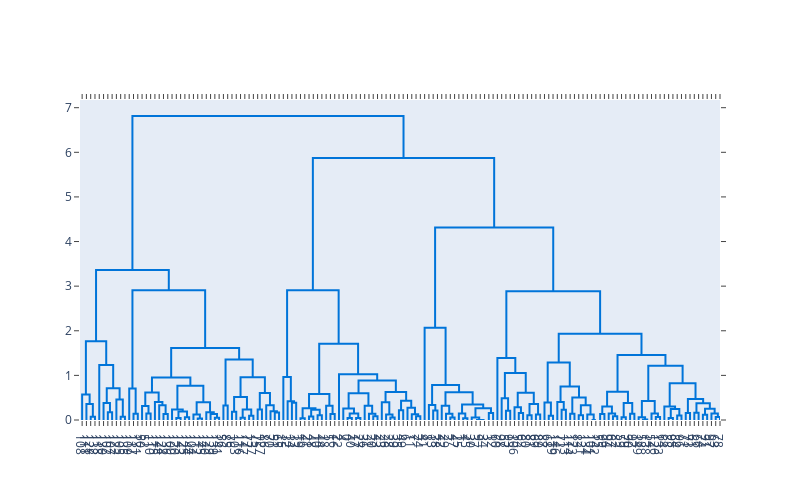

The notebook cell saved with this chart:
### Code cell
# Create the dendrogram
fig = ff.create_dendrogram(df_iris_pca, color_threshold=0)
fig.update_layout(width=800, height=500)
fig.show()

### Figure 1 — Plotly figure (JSON) as saved in the notebook; plotly's stock layout.template omitted (floating-point values rounded to 4 significant figures; data arrays with more than 128 entries replaced by an {"elided": "..."} marker saying what was removed)
{"data": [{"hoverinfo": "text", "marker": {"color": "rgb(0,116,217)"}, "mode": "lines", "type": "scatter", "x": [25, 25, 35, 35], "xaxis": "x", "y": [0, 0.07486, 0.07486, 0], "yaxis": "y"}, {"hoverinfo": "text", "marker": {"color": "rgb(0,116,217)"}, "mode": "lines", "type": "scatter", "x": [15, 15, 30, 30], "xaxis": "x", "y": [0, 0.3572, 0.3572, 0.07486], "yaxis": "y"}, {"hoverinfo": "text", "marker": {"color": "rgb(0,116,217)"}, "mode": "lines", "type": "scatter", "x": [5, 5, 22.5, 22.5], "xaxis": "x", "y": [0, 0.5728, 0.5728, 0.3572], "yaxis": "y"}, {"hoverinfo": "text", "marker": {"color": "rgb(0,116,217)"}, "mode": "lines", "type": "scatter", "x": [65, 65, 75, 75], "xaxis": "x", "y": [0, 0.1742, 0.1742, 0], "yaxis": "y"}, {"hoverinfo": "text", "marker": {"color": "rgb(0,116,217)"}, "mode": "lines", "type": "scatter", "x": [55, 55, 70, 70], "xaxis": "x", "y": [0, 0.3837, 0.3837, 0.1742], "yaxis": "y"}, {"hoverinfo": "text", "marker": {"color": "rgb(0,116,217)"}, "mode": "lines", "type": "scatter", "x": [95, 95, 105, 105], "xaxis": "x", "y": [0, 0.07319, 0.07319, 0], "yaxis": "y"}, {"hoverinfo": "text", "marker": {"color": "rgb(0,116,217)"}, "mode": "lines", "type": "scatter", "x": [85, 85, 100, 100], "xaxis": "x", "y": [0, 0.4574, 0.4574, 0.07319], "yaxis": "y"}, {"hoverinfo": "text", "marker": {"color": "rgb(0,116,217)"}, "mode": "lines", "type": "scatter", "x": [62.5, 62.5, 92.5, 92.5], "xaxis": "x", "y": [0.3837, 0.7092, 0.7092, 0.4574], "yaxis": "y"}, {"hoverinfo": "text", "marker": {"color": "rgb(0,116,217)"}, "mode": "lines", "type": "scatter", "x": [45, 45, 77.5, 77.5], "xaxis": "x", "y": [0, 1.235, 1.235, 0.7092], "yaxis": "y"}, {"hoverinfo": "text", "marker": {"color": "rgb(0,116,217)"}, "mode": "lines", "type": "scatter", "x": [13.75, 13.75, 61.25, 61.25], "xaxis": "x", "y": [0.5728, 1.762, 1.762, 1.235], "yaxis": "y"}, {"hoverinfo": "text", "marker": {"color": "rgb(0,116,217)"}, "mode": "lines", "type": "scatter", "x": [125, 125, 135, 135], "xaxis": "x", "y": [0, 0.1398, 0.1398, 0], "yaxis": "y"}, {"hoverinfo": "text", "marker": {"color": "rgb(0,116,217)"}, "mode": "lines", "type": "scatter", "x": [115, 115, 130, 130], "xaxis": "x", "y": [0, 0.7064, 0.7064, 0.1398], "yaxis": "y"}, {"hoverinfo": "text", "marker": {"color": "rgb(0,116,217)"}, "mode": "lines", "type": "scatter", "x": [155, 155, 165, 165], "xaxis": "x", "y": [0, 0.1469, 0.1469, 0], "yaxis": "y"}, {"hoverinfo": "text", "marker": {"color": "rgb(0,116,217)"}, "mode": "lines", "type": "scatter", "x": [145, 145, 160, 160], "xaxis": "x", "y": [0, 0.3118, 0.3118, 0.1469], "yaxis": "y"}, {"hoverinfo": "text", "marker": {"color": "rgb(0,116,217)"}, "mode": "lines", "type": "scatter", "x": [195, 195, 205, 205], "xaxis": "x", "y": [0, 0.1371, 0.1371, 0], "yaxis": "y"}, {"hoverinfo": "text", "marker": {"color": "rgb(0,116,217)"}, "mode": "lines", "type": "scatter", "x": [185, 185, 200, 200], "xaxis": "x", "y": [0, 0.3279, 0.3279, 0.1371], "yaxis": "y"}, {"hoverinfo": "text", "marker": {"color": "rgb(0,116,217)"}, "mode": "lines", "type": "scatter", "x": [175, 175, 192.5, 192.5], "xaxis": "x", "y": [0, 0.4019, 0.4019, 0.3279], "yaxis": "y"}, {"hoverinfo": "text", "marker": {"color": "rgb(0,116,217)"}, "mode": "lines", "type": "scatter", "x": [152.5, 152.5, 183.8, 183.8], "xaxis": "x", "y": [0.3118, 0.619, 0.619, 0.4019], "yaxis": "y"}, {"hoverinfo": "text", "marker": {"color": "rgb(0,116,217)"}, "mode": "lines", "type": "scatter", "x": [225, 225, 235, 235], "xaxis": "x", "y": [0, 0.04281, 0.04281, 0], "yaxis": "y"}, {"hoverinfo": "text", "marker": {"color": "rgb(0,116,217)"}, "mode": "lines", "type": "scatter", "x": [245, 245, 255, 255], "xaxis": "x", "y": [0, 0.06307, 0.06307, 0], "yaxis": "y"}, {"hoverinfo": "text", "marker": {"color": "rgb(0,116,217)"}, "mode": "lines", "type": "scatter", "x": [230, 230, 250, 250], "xaxis": "x", "y": [0.04281, 0.1885, 0.1885, 0.06307], "yaxis": "y"}, {"hoverinfo": "text", "marker": {"color": "rgb(0,116,217)"}, "mode": "lines", "type": "scatter", "x": [215, 215, 240, 240], "xaxis": "x", "y": [0, 0.2345, 0.2345, 0.1885], "yaxis": "y"}, {"hoverinfo": "text", "marker": {"color": "rgb(0,116,217)"}, "mode": "lines", "type": "scatter", "x": [275, 275, 285, 285], "xaxis": "x", "y": [0, 0.03437, 0.03437, 0], "yaxis": "y"}, {"hoverinfo": "text", "marker": {"color": "rgb(0,116,217)"}, "mode": "lines", "type": "scatter", "x": [265, 265, 280, 280], "xaxis": "x", "y": [0, 0.1242, 0.1242, 0.03437], "yaxis": "y"}, {"hoverinfo": "text", "marker": {"color": "rgb(0,116,217)"}, "mode": "lines", "type": "scatter", "x": [315, 315, 325, 325], "xaxis": "x", "y": [0, 0.0514, 0.0514, 0], "yaxis": "y"}, {"hoverinfo": "text", "marker": {"color": "rgb(0,116,217)"}, "mode": "lines", "type": "scatter", "x": [305, 305, 320, 320], "xaxis": "x", "y": [0, 0.1362, 0.1362, 0.0514], "yaxis": "y"}, {"hoverinfo": "text", "marker": {"color": "rgb(0,116,217)"}, "mode": "lines", "type": "scatter", "x": [295, 295, 312.5, 312.5], "xaxis": "x", "y": [0, 0.174, 0.174, 0.1362], "yaxis": "y"}, {"hoverinfo": "text", "marker": {"color": "rgb(0,116,217)"}, "mode": "lines", "type": "scatter", "x": [272.5, 272.5, 303.8, 303.8], "xaxis": "x", "y": [0.1242, 0.3964, 0.3964, 0.174], "yaxis": "y"}, {"hoverinfo": "text", "marker": {"color": "rgb(0,116,217)"}, "mode": "lines", "type": "scatter", "x": [227.5, 227.5, 288.1, 288.1], "xaxis": "x", "y": [0.2345, 0.7691, 0.7691, 0.3964], "yaxis": "y"}, {"hoverinfo": "text", "marker": {"color": "rgb(0,116,217)"}, "mode": "lines", "type": "scatter", "x": [168.1, 168.1, 257.8, 257.8], "xaxis": "x", "y": [0.619, 0.9543, 0.9543, 0.7691], "yaxis": "y"}, {"hoverinfo": "text", "marker": {"color": "rgb(0,116,217)"}, "mode": "lines", "type": "scatter", "x": [335, 335, 345, 345], "xaxis": "x", "y": [0, 0.326, 0.326, 0], "yaxis": "y"}, {"hoverinfo": "text", "marker": {"color": "rgb(0,116,217)"}, "mode": "lines", "type": "scatter", "x": [355, 355, 365, 365], "xaxis": "x", "y": [0, 0.1873, 0.1873, 0], "yaxis": "y"}, {"hoverinfo": "text", "marker": {"color": "rgb(0,116,217)"}, "mode": "lines", "type": "scatter", "x": [375, 375, 385, 385], "xaxis": "x", "y": [0, 0.0514, 0.0514, 0], "yaxis": "y"}, {"hoverinfo": "text", "marker": {"color": "rgb(0,116,217)"}, "mode": "lines", "type": "scatter", "x": [395, 395, 405, 405], "xaxis": "x", "y": [0, 0.0941, 0.0941, 0], "yaxis": "y"}, {"hoverinfo": "text", "marker": {"color": "rgb(0,116,217)"}, "mode": "lines", "type": "scatter", "x": [380, 380, 400, 400], "xaxis": "x", "y": [0.0514, 0.2332, 0.2332, 0.0941], "yaxis": "y"}, {"hoverinfo": "text", "marker": {"color": "rgb(0,116,217)"}, "mode": "lines", "type": "scatter", "x": [360, 360, 390, 390], "xaxis": "x", "y": [0.1873, 0.5133, 0.5133, 0.2332], "yaxis": "y"}, {"hoverinfo": "text", "marker": {"color": "rgb(0,116,217)"}, "mode": "lines", "type": "scatter", "x": [415, 415, 425, 425], "xaxis": "x", "y": [0, 0.236, 0.236, 0], "yaxis": "y"}, {"hoverinfo": "text", "marker": {"color": "rgb(0,116,217)"}, "mode": "lines", "type": "scatter", "x": [455, 455, 465, 465], "xaxis": "x", "y": [0, 0.1686, 0.1686, 0], "yaxis": "y"}, {"hoverinfo": "text", "marker": {"color": "rgb(0,116,217)"}, "mode": "lines", "type": "scatter", "x": [445, 445, 460, 460], "xaxis": "x", "y": [0, 0.1963, 0.1963, 0.1686], "yaxis": "y"}, {"hoverinfo": "text", "marker": {"color": "rgb(0,116,217)"}, "mode": "lines", "type": "scatter", "x": [435, 435, 452.5, 452.5], "xaxis": "x", "y": [0, 0.3334, 0.3334, 0.1963], "yaxis": "y"}, {"hoverinfo": "text", "marker": {"color": "rgb(0,116,217)"}, "mode": "lines", "type": "scatter", "x": [420, 420, 443.8, 443.8], "xaxis": "x", "y": [0.236, 0.6056, 0.6056, 0.3334], "yaxis": "y"}, {"hoverinfo": "text", "marker": {"color": "rgb(0,116,217)"}, "mode": "lines", "type": "scatter", "x": [375, 375, 431.9, 431.9], "xaxis": "x", "y": [0.5133, 0.9589, 0.9589, 0.6056], "yaxis": "y"}, {"hoverinfo": "text", "marker": {"color": "rgb(0,116,217)"}, "mode": "lines", "type": "scatter", "x": [340, 340, 403.4, 403.4], "xaxis": "x", "y": [0.326, 1.354, 1.354, 0.9589], "yaxis": "y"}, {"hoverinfo": "text", "marker": {"color": "rgb(0,116,217)"}, "mode": "lines", "type": "scatter", "x": [213.0, 213.0, 371.7, 371.7], "xaxis": "x", "y": [0.9543, 1.612, 1.612, 1.354], "yaxis": "y"}, {"hoverinfo": "text", "marker": {"color": "rgb(0,116,217)"}, "mode": "lines", "type": "scatter", "x": [122.5, 122.5, 292.3, 292.3], "xaxis": "x", "y": [0.7064, 2.909, 2.909, 1.612], "yaxis": "y"}, {"hoverinfo": "text", "marker": {"color": "rgb(0,116,217)"}, "mode": "lines", "type": "scatter", "x": [37.5, 37.5, 207.4, 207.4], "xaxis": "x", "y": [1.762, 3.365, 3.365, 2.909], "yaxis": "y"}, {"hoverinfo": "text", "marker": {"color": "rgb(0,116,217)"}, "mode": "lines", "type": "scatter", "x": [495, 495, 505, 505], "xaxis": "x", "y": [0, 0.3842, 0.3842, 0], "yaxis": "y"}, {"hoverinfo": "text", "marker": {"color": "rgb(0,116,217)"}, "mode": "lines", "type": "scatter", "x": [485, 485, 500, 500], "xaxis": "x", "y": [0, 0.4204, 0.4204, 0.3842], "yaxis": "y"}, {"hoverinfo": "text", "marker": {"color": "rgb(0,116,217)"}, "mode": "lines", "type": "scatter", "x": [475, 475, 492.5, 492.5], "xaxis": "x", "y": [0, 0.9625, 0.9625, 0.4204], "yaxis": "y"}, {"hoverinfo": "text", "marker": {"color": "rgb(0,116,217)"}, "mode": "lines", "type": "scatter", "x": [515, 515, 525, 525], "xaxis": "x", "y": [0, 0.04197, 0.04197, 0], "yaxis": "y"}, {"hoverinfo": "text", "marker": {"color": "rgb(0,116,217)"}, "mode": "lines", "type": "scatter", "x": [535, 535, 545, 545], "xaxis": "x", "y": [0, 0.07631, 0.07631, 0], "yaxis": "y"}, {"hoverinfo": "text", "marker": {"color": "rgb(0,116,217)"}, "mode": "lines", "type": "scatter", "x": [555, 555, 565, 565], "xaxis": "x", "y": [0, 0.1052, 0.1052, 0], "yaxis": "y"}, {"hoverinfo": "text", "marker": {"color": "rgb(0,116,217)"}, "mode": "lines", "type": "scatter", "x": [540, 540, 560, 560], "xaxis": "x", "y": [0.07631, 0.2303, 0.2303, 0.1052], "yaxis": "y"}, {"hoverinfo": "text", "marker": {"color": "rgb(0,116,217)"}, "mode": "lines", "type": "scatter", "x": [520, 520, 550, 550], "xaxis": "x", "y": [0.04197, 0.2655, 0.2655, 0.2303], "yaxis": "y"}, {"hoverinfo": "text", "marker": {"color": "rgb(0,116,217)"}, "mode": "lines", "type": "scatter", "x": [585, 585, 595, 595], "xaxis": "x", "y": [0, 0.1323, 0.1323, 0], "yaxis": "y"}, {"hoverinfo": "text", "marker": {"color": "rgb(0,116,217)"}, "mode": "lines", "type": "scatter", "x": [575, 575, 590, 590], "xaxis": "x", "y": [0, 0.3195, 0.3195, 0.1323], "yaxis": "y"}, {"hoverinfo": "text", "marker": {"color": "rgb(0,116,217)"}, "mode": "lines", "type": "scatter", "x": [535, 535, 582.5, 582.5], "xaxis": "x", "y": [0.2655, 0.5818, 0.5818, 0.3195], "yaxis": "y"}, {"hoverinfo": "text", "marker": {"color": "rgb(0,116,217)"}, "mode": "lines", "type": "scatter", "x": [625, 625, 635, 635], "xaxis": "x", "y": [0, 0.04365, 0.04365, 0], "yaxis": "y"}, {"hoverinfo": "text", "marker": {"color": "rgb(0,116,217)"}, "mode": "lines", "type": "scatter", "x": [645, 645, 655, 655], "xaxis": "x", "y": [0, 0.04365, 0.04365, 0], "yaxis": "y"}, {"hoverinfo": "text", "marker": {"color": "rgb(0,116,217)"}, "mode": "lines", "type": "scatter", "x": [630, 630, 650, 650], "xaxis": "x", "y": [0.04365, 0.1451, 0.1451, 0.04365], "yaxis": "y"}, {"hoverinfo": "text", "marker": {"color": "rgb(0,116,217)"}, "mode": "lines", "type": "scatter", "x": [615, 615, 640, 640], "xaxis": "x", "y": [0, 0.2553, 0.2553, 0.1451], "yaxis": "y"}, {"hoverinfo": "text", "marker": {"color": "rgb(0,116,217)"}, "mode": "lines", "type": "scatter", "x": [685, 685, 695, 695], "xaxis": "x", "y": [0, 0.08338, 0.08338, 0], "yaxis": "y"}, {"hoverinfo": "text", "marker": {"color": "rgb(0,116,217)"}, "mode": "lines", "type": "scatter", "x": [675, 675, 690, 690], "xaxis": "x", "y": [0, 0.1422, 0.1422, 0.08338], "yaxis": "y"}, {"hoverinfo": "text", "marker": {"color": "rgb(0,116,217)"}, "mode": "lines", "type": "scatter", "x": [665, 665, 682.5, 682.5], "xaxis": "x", "y": [0, 0.3203, 0.3203, 0.1422], "yaxis": "y"}, {"hoverinfo": "text", "marker": {"color": "rgb(0,116,217)"}, "mode": "lines", "type": "scatter", "x": [627.5, 627.5, 673.8, 673.8], "xaxis": "x", "y": [0.2553, 0.6023, 0.6023, 0.3203], "yaxis": "y"}, {"hoverinfo": "text", "marker": {"color": "rgb(0,116,217)"}, "mode": "lines", "type": "scatter", "x": [725, 725, 735, 735], "xaxis": "x", "y": [0, 0.05332, 0.05332, 0], "yaxis": "y"}, {"hoverinfo": "text", "marker": {"color": "rgb(0,116,217)"}, "mode": "lines", "type": "scatter", "x": [715, 715, 730, 730], "xaxis": "x", "y": [0, 0.1215, 0.1215, 0.05332], "yaxis": "y"}, {"hoverinfo": "text", "marker": {"color": "rgb(0,116,217)"}, "mode": "lines", "type": "scatter", "x": [705, 705, 722.5, 722.5], "xaxis": "x", "y": [0, 0.3965, 0.3965, 0.1215], "yaxis": "y"}, {"hoverinfo": "text", "marker": {"color": "rgb(0,116,217)"}, "mode": "lines", "type": "scatter", "x": [745, 745, 755, 755], "xaxis": "x", "y": [0, 0.2166, 0.2166, 0], "yaxis": "y"}, {"hoverinfo": "text", "marker": {"color": "rgb(0,116,217)"}, "mode": "lines", "type": "scatter", "x": [785, 785, 795, 795], "xaxis": "x", "y": [0, 0.08561, 0.08561, 0], "yaxis": "y"}, {"hoverinfo": "text", "marker": {"color": "rgb(0,116,217)"}, "mode": "lines", "type": "scatter", "x": [775, 775, 790, 790], "xaxis": "x", "y": [0, 0.1291, 0.1291, 0.08561], "yaxis": "y"}, {"hoverinfo": "text", "marker": {"color": "rgb(0,116,217)"}, "mode": "lines", "type": "scatter", "x": [765, 765, 782.5, 782.5], "xaxis": "x", "y": [0, 0.2736, 0.2736, 0.1291], "yaxis": "y"}, {"hoverinfo": "text", "marker": {"color": "rgb(0,116,217)"}, "mode": "lines", "type": "scatter", "x": [750, 750, 773.8, 773.8], "xaxis": "x", "y": [0.2166, 0.4325, 0.4325, 0.2736], "yaxis": "y"}, {"hoverinfo": "text", "marker": {"color": "rgb(0,116,217)"}, "mode": "lines", "type": "scatter", "x": [713.8, 713.8, 761.9, 761.9], "xaxis": "x", "y": [0.3965, 0.6261, 0.6261, 0.4325], "yaxis": "y"}, {"hoverinfo": "text", "marker": {"color": "rgb(0,116,217)"}, "mode": "lines", "type": "scatter", "x": [650.6, 650.6, 737.8, 737.8], "xaxis": "x", "y": [0.6023, 0.8851, 0.8851, 0.6261], "yaxis": "y"}, {"hoverinfo": "text", "marker": {"color": "rgb(0,116,217)"}, "mode": "lines", "type": "scatter", "x": [605, 605, 694.2, 694.2], "xaxis": "x", "y": [0, 1.028, 1.028, 0.8851], "yaxis": "y"}, {"hoverinfo": "text", "marker": {"color": "rgb(0,116,217)"}, "mode": "lines", "type": "scatter", "x": [558.8, 558.8, 649.6, 649.6], "xaxis": "x", "y": [0.5818, 1.709, 1.709, 1.028], "yaxis": "y"}, {"hoverinfo": "text", "marker": {"color": "rgb(0,116,217)"}, "mode": "lines", "type": "scatter", "x": [483.8, 483.8, 604.2, 604.2], "xaxis": "x", "y": [0.9625, 2.907, 2.907, 1.709], "yaxis": "y"}, {"hoverinfo": "text", "marker": {"color": "rgb(0,116,217)"}, "mode": "lines", "type": "scatter", "x": [825, 825, 835, 835], "xaxis": "x", "y": [0, 0.2113, 0.2113, 0], "yaxis": "y"}, {"hoverinfo": "text", "marker": {"color": "rgb(0,116,217)"}, "mode": "lines", "type": "scatter", "x": [815, 815, 830, 830], "xaxis": "x", "y": [0, 0.3366, 0.3366, 0.2113], "yaxis": "y"}, {"hoverinfo": "text", "marker": {"color": "rgb(0,116,217)"}, "mode": "lines", "type": "scatter", "x": [865, 865, 875, 875], "xaxis": "x", "y": [0, 0.05332, 0.05332, 0], "yaxis": "y"}, {"hoverinfo": "text", "marker": {"color": "rgb(0,116,217)"}, "mode": "lines", "type": "scatter", "x": [855, 855, 870, 870], "xaxis": "x", "y": [0, 0.1378, 0.1378, 0.05332], "yaxis": "y"}, {"hoverinfo": "text", "marker": {"color": "rgb(0,116,217)"}, "mode": "lines", "type": "scatter", "x": [845, 845, 862.5, 862.5], "xaxis": "x", "y": [0, 0.3207, 0.3207, 0.1378], "yaxis": "y"}, {"hoverinfo": "text", "marker": {"color": "rgb(0,116,217)"}, "mode": "lines", "type": "scatter", "x": [895, 895, 905, 905], "xaxis": "x", "y": [0, 0.03815, 0.03815, 0], "yaxis": "y"}, {"hoverinfo": "text", "marker": {"color": "rgb(0,116,217)"}, "mode": "lines", "type": "scatter", "x": [885, 885, 900, 900], "xaxis": "x", "y": [0, 0.1451, 0.1451, 0.03815], "yaxis": "y"}, {"hoverinfo": "text", "marker": {"color": "rgb(0,116,217)"}, "mode": "lines", "type": "scatter", "x": [935, 935, 945, 945], "xaxis": "x", "y": [0, 0, 0, 0], "yaxis": "y"}, {"hoverinfo": "text", "marker": {"color": "rgb(0,116,217)"}, "mode": "lines", "type": "scatter", "x": [925, 925, 940, 940], "xaxis": "x", "y": [0, 0, 0, 0], "yaxis": "y"}, {"hoverinfo": "text", "marker": {"color": "rgb(0,116,217)"}, "mode": "lines", "type": "scatter", "x": [915, 915, 932.5, 932.5], "xaxis": "x", "y": [0, 0.05651, 0.05651, 0], "yaxis": "y"}, {"hoverinfo": "text", "marker": {"color": "rgb(0,116,217)"}, "mode": "lines", "type": "scatter", "x": [955, 955, 965, 965], "xaxis": "x", "y": [0, 0.1559, 0.1559, 0], "yaxis": "y"}, {"hoverinfo": "text", "marker": {"color": "rgb(0,116,217)"}, "mode": "lines", "type": "scatter", "x": [923.8, 923.8, 960, 960], "xaxis": "x", "y": [0.05651, 0.2629, 0.2629, 0.1559], "yaxis": "y"}, {"hoverinfo": "text", "marker": {"color": "rgb(0,116,217)"}, "mode": "lines", "type": "scatter", "x": [892.5, 892.5, 941.9, 941.9], "xaxis": "x", "y": [0.1451, 0.3487, 0.3487, 0.2629], "yaxis": "y"}, {"hoverinfo": "text", "marker": {"color": "rgb(0,116,217)"}, "mode": "lines", "type": "scatter", "x": [853.8, 853.8, 917.2, 917.2], "xaxis": "x", "y": [0.3207, 0.6203, 0.6203, 0.3487], "yaxis": "y"}, {"hoverinfo": "text", "marker": {"color": "rgb(0,116,217)"}, "mode": "lines", "type": "scatter", "x": [822.5, 822.5, 885.5, 885.5], "xaxis": "x", "y": [0.3366, 0.7837, 0.7837, 0.6203], "yaxis": "y"}, {"hoverinfo": "text", "marker": {"color": "rgb(0,116,217)"}, "mode": "lines", "type": "scatter", "x": [805, 805, 854.0, 854.0], "xaxis": "x", "y": [0, 2.07, 2.07, 0.7837], "yaxis": "y"}, {"hoverinfo": "text", "marker": {"color": "rgb(0,116,217)"}, "mode": "lines", "type": "scatter", "x": [995, 995, 1005, 1005], "xaxis": "x", "y": [0, 0.2098, 0.2098, 0], "yaxis": "y"}, {"hoverinfo": "text", "marker": {"color": "rgb(0,116,217)"}, "mode": "lines", "type": "scatter", "x": [985, 985, 1000, 1000], "xaxis": "x", "y": [0, 0.4857, 0.4857, 0.2098], "yaxis": "y"}, {"hoverinfo": "text", "marker": {"color": "rgb(0,116,217)"}, "mode": "lines", "type": "scatter", "x": [1025, 1025, 1035, 1035], "xaxis": "x", "y": [0, 0.155, 0.155, 0], "yaxis": "y"}, {"hoverinfo": "text", "marker": {"color": "rgb(0,116,217)"}, "mode": "lines", "type": "scatter", "x": [1015, 1015, 1030, 1030], "xaxis": "x", "y": [0, 0.2872, 0.2872, 0.155], "yaxis": "y"}, {"hoverinfo": "text", "marker": {"color": "rgb(0,116,217)"}, "mode": "lines", "type": "scatter", "x": [1045, 1045, 1055, 1055], "xaxis": "x", "y": [0, 0.1079, 0.1079, 0], "yaxis": "y"}, {"hoverinfo": "text", "marker": {"color": "rgb(0,116,217)"}, "mode": "lines", "type": "scatter", "x": [1065, 1065, 1075, 1075], "xaxis": "x", "y": [0, 0.1215, 0.1215, 0], "yaxis": "y"}, {"hoverinfo": "text", "marker": {"color": "rgb(0,116,217)"}, "mode": "lines", "type": "scatter", "x": [1050, 1050, 1070, 1070], "xaxis": "x", "y": [0.1079, 0.3572, 0.3572, 0.1215], "yaxis": "y"}, {"hoverinfo": "text", "marker": {"color": "rgb(0,116,217)"}, "mode": "lines", "type": "scatter", "x": [1022.0, 1022.0, 1060, 1060], "xaxis": "x", "y": [0.2872, 0.6133, 0.6133, 0.3572], "yaxis": "y"}, {"hoverinfo": "text", "marker": {"color": "rgb(0,116,217)"}, "mode": "lines", "type": "scatter", "x": [992.5, 992.5, 1041.0, 1041.0], "xaxis": "x", "y": [0.4857, 1.052, 1.052, 0.6133], "yaxis": "y"}, {"hoverinfo": "text", "marker": {"color": "rgb(0,116,217)"}, "mode": "lines", "type": "scatter", "x": [975, 975, 1017.0, 1017.0], "xaxis": "x", "y": [0, 1.387, 1.387, 1.052], "yaxis": "y"}, {"hoverinfo": "text", "marker": {"color": "rgb(0,116,217)"}, "mode": "lines", "type": "scatter", "x": [1095, 1095, 1105, 1105], "xaxis": "x", "y": [0, 0.09268, 0.09268, 0], "yaxis": "y"}, {"hoverinfo": "text", "marker": {"color": "rgb(0,116,217)"}, "mode": "lines", "type": "scatter", "x": [1085, 1085, 1100, 1100], "xaxis": "x", "y": [0, 0.3915, 0.3915, 0.09268], "yaxis": "y"}, {"hoverinfo": "text", "marker": {"color": "rgb(0,116,217)"}, "mode": "lines", "type": "scatter", "x": [1125, 1125, 1135, 1135], "xaxis": "x", "y": [0, 0.2279, 0.2279, 0], "yaxis": "y"}, {"hoverinfo": "text", "marker": {"color": "rgb(0,116,217)"}, "mode": "lines", "type": "scatter", "x": [1115, 1115, 1130, 1130], "xaxis": "x", "y": [0, 0.4024, 0.4024, 0.2279], "yaxis": "y"}, {"hoverinfo": "text", "marker": {"color": "rgb(0,116,217)"}, "mode": "lines", "type": "scatter", "x": [1145, 1145, 1155, 1155], "xaxis": "x", "y": [0, 0.1414, 0.1414, 0], "yaxis": "y"}, {"hoverinfo": "text", "marker": {"color": "rgb(0,116,217)"}, "mode": "lines", "type": "scatter", "x": [1165, 1165, 1175, 1175], "xaxis": "x", "y": [0, 0.1057, 0.1057, 0], "yaxis": "y"}, {"hoverinfo": "text", "marker": {"color": "rgb(0,116,217)"}, "mode": "lines", "type": "scatter", "x": [1195, 1195, 1205, 1205], "xaxis": "x", "y": [0, 0, 0, 0], "yaxis": "y"}, {"hoverinfo": "text", "marker": {"color": "rgb(0,116,217)"}, "mode": "lines", "type": "scatter", "x": [1185, 1185, 1200, 1200], "xaxis": "x", "y": [0, 0.124, 0.124, 0], "yaxis": "y"}, {"hoverinfo": "text", "marker": {"color": "rgb(0,116,217)"}, "mode": "lines", "type": "scatter", "x": [1170, 1170, 1192.0, 1192.0], "xaxis": "x", "y": [0.1057, 0.3324, 0.3324, 0.124], "yaxis": "y"}, {"hoverinfo": "text", "marker": {"color": "rgb(0,116,217)"}, "mode": "lines", "type": "scatter", "x": [1150, 1150, 1181.0, 1181.0], "xaxis": "x", "y": [0.1414, 0.5063, 0.5063, 0.3324], "yaxis": "y"}, {"hoverinfo": "text", "marker": {"color": "rgb(0,116,217)"}, "mode": "lines", "type": "scatter", "x": [1122.0, 1122.0, 1166.0, 1166.0], "xaxis": "x", "y": [0.4024, 0.7534, 0.7534, 0.5063], "yaxis": "y"}, {"hoverinfo": "text", "marker": {"color": "rgb(0,116,217)"}, "mode": "lines", "type": "scatter", "x": [1092.0, 1092.0, 1144.0, 1144.0], "xaxis": "x", "y": [0.3915, 1.291, 1.291, 0.7534], "yaxis": "y"}, {"hoverinfo": "text", "marker": {"color": "rgb(0,116,217)"}, "mode": "lines", "type": "scatter", "x": [1215, 1215, 1225, 1225], "xaxis": "x", "y": [0, 0.1323, 0.1323, 0], "yaxis": "y"}, {"hoverinfo": "text", "marker": {"color": "rgb(0,116,217)"}, "mode": "lines", "type": "scatter", "x": [1245, 1245, 1255, 1255], "xaxis": "x", "y": [0, 0.08393, 0.08393, 0], "yaxis": "y"}, {"hoverinfo": "text", "marker": {"color": "rgb(0,116,217)"}, "mode": "lines", "type": "scatter", "x": [1235, 1235, 1250, 1250], "xaxis": "x", "y": [0, 0.1442, 0.1442, 0.08393], "yaxis": "y"}, {"hoverinfo": "text", "marker": {"color": "rgb(0,116,217)"}, "mode": "lines", "type": "scatter", "x": [1220, 1220, 1242.0, 1242.0], "xaxis": "x", "y": [0.1323, 0.3054, 0.3054, 0.1442], "yaxis": "y"}, {"hoverinfo": "text", "marker": {"color": "rgb(0,116,217)"}, "mode": "lines", "type": "scatter", "x": [1265, 1265, 1275, 1275], "xaxis": "x", "y": [0, 0.05919, 0.05919, 0], "yaxis": "y"}, {"hoverinfo": "text", "marker": {"color": "rgb(0,116,217)"}, "mode": "lines", "type": "scatter", "x": [1285, 1285, 1295, 1295], "xaxis": "x", "y": [0, 0.1427, 0.1427, 0], "yaxis": "y"}, {"hoverinfo": "text", "marker": {"color": "rgb(0,116,217)"}, "mode": "lines", "type": "scatter", "x": [1270, 1270, 1290, 1290], "xaxis": "x", "y": [0.05919, 0.3834, 0.3834, 0.1427], "yaxis": "y"}, {"hoverinfo": "text", "marker": {"color": "rgb(0,116,217)"}, "mode": "lines", "type": "scatter", "x": [1231.0, 1231.0, 1280, 1280], "xaxis": "x", "y": [0.3054, 0.6354, 0.6354, 0.3834], "yaxis": "y"}, {"hoverinfo": "text", "marker": {"color": "rgb(0,116,217)"}, "mode": "lines", "type": "scatter", "x": [1315, 1315, 1325, 1325], "xaxis": "x", "y": [0, 0.01145, 0.01145, 0], "yaxis": "y"}, {"hoverinfo": "text", "marker": {"color": "rgb(0,116,217)"}, "mode": "lines", "type": "scatter", "x": [1305, 1305, 1320, 1320], "xaxis": "x", "y": [0, 0.06215, 0.06215, 0.01145], "yaxis": "y"}, {"hoverinfo": "text", "marker": {"color": "rgb(0,116,217)"}, "mode": "lines", "type": "scatter", "x": [1345, 1345, 1355, 1355], "xaxis": "x", "y": [0, 0.06482, 0.06482, 0], "yaxis": "y"}, {"hoverinfo": "text", "marker": {"color": "rgb(0,116,217)"}, "mode": "lines", "type": "scatter", "x": [1335, 1335, 1350, 1350], "xaxis": "x", "y": [0, 0.1461, 0.1461, 0.06482], "yaxis": "y"}, {"hoverinfo": "text", "marker": {"color": "rgb(0,116,217)"}, "mode": "lines", "type": "scatter", "x": [1312.0, 1312.0, 1342.0, 1342.0], "xaxis": "x", "y": [0.06215, 0.427, 0.427, 0.1461], "yaxis": "y"}, {"hoverinfo": "text", "marker": {"color": "rgb(0,116,217)"}, "mode": "lines", "type": "scatter", "x": [1375, 1375, 1385, 1385], "xaxis": "x", "y": [0, 0.04365, 0.04365, 0], "yaxis": "y"}, {"hoverinfo": "text", "marker": {"color": "rgb(0,116,217)"}, "mode": "lines", "type": "scatter", "x": [1395, 1395, 1405, 1405], "xaxis": "x", "y": [0, 0.09968, 0.09968, 0], "yaxis": "y"}, {"hoverinfo": "text", "marker": {"color": "rgb(0,116,217)"}, "mode": "lines", "type": "scatter", "x": [1380, 1380, 1400, 1400], "xaxis": "x", "y": [0.04365, 0.2461, 0.2461, 0.09968], "yaxis": "y"}, {"hoverinfo": "text", "marker": {"color": "rgb(0,116,217)"}, "mode": "lines", "type": "scatter", "x": [1365, 1365, 1390, 1390], "xaxis": "x", "y": [0, 0.3, 0.3, 0.2461], "yaxis": "y"}, {"hoverinfo": "text", "marker": {"color": "rgb(0,116,217)"}, "mode": "lines", "type": "scatter", "x": [1415, 1415, 1425, 1425], "xaxis": "x", "y": [0, 0.157, 0.157, 0], "yaxis": "y"}, {"hoverinfo": "text", "marker": {"color": "rgb(0,116,217)"}, "mode": "lines", "type": "scatter", "x": [1435, 1435, 1445, 1445], "xaxis": "x", "y": [0, 0.16, 0.16, 0], "yaxis": "y"}, {"hoverinfo": "text", "marker": {"color": "rgb(0,116,217)"}, "mode": "lines", "type": "scatter", "x": [1455, 1455, 1465, 1465], "xaxis": "x", "y": [0, 0.1194, 0.1194, 0], "yaxis": "y"}, {"hoverinfo": "text", "marker": {"color": "rgb(0,116,217)"}, "mode": "lines", "type": "scatter", "x": [1485, 1485, 1495, 1495], "xaxis": "x", "y": [0, 0.0674, 0.0674, 0], "yaxis": "y"}, {"hoverinfo": "text", "marker": {"color": "rgb(0,116,217)"}, "mode": "lines", "type": "scatter", "x": [1475, 1475, 1490, 1490], "xaxis": "x", "y": [0, 0.1467, 0.1467, 0.0674], "yaxis": "y"}, {"hoverinfo": "text", "marker": {"color": "rgb(0,116,217)"}, "mode": "lines", "type": "scatter", "x": [1460, 1460, 1482.0, 1482.0], "xaxis": "x", "y": [0.1194, 0.2549, 0.2549, 0.1467], "yaxis": "y"}, {"hoverinfo": "text", "marker": {"color": "rgb(0,116,217)"}, "mode": "lines", "type": "scatter", "x": [1440, 1440, 1471.0, 1471.0], "xaxis": "x", "y": [0.16, 0.3747, 0.3747, 0.2549], "yaxis": "y"}, {"hoverinfo": "text", "marker": {"color": "rgb(0,116,217)"}, "mode": "lines", "type": "scatter", "x": [1420, 1420, 1456.0, 1456.0], "xaxis": "x", "y": [0.157, 0.4691, 0.4691, 0.3747], "yaxis": "y"}, {"hoverinfo": "text", "marker": {"color": "rgb(0,116,217)"}, "mode": "lines", "type": "scatter", "x": [1378.0, 1378.0, 1438.0, 1438.0], "xaxis": "x", "y": [0.3, 0.825, 0.825, 0.4691], "yaxis": "y"}, {"hoverinfo": "text", "marker": {"color": "rgb(0,116,217)"}, "mode": "lines", "type": "scatter", "x": [1328.0, 1328.0, 1408.0, 1408.0], "xaxis": "x", "y": [0.427, 1.215, 1.215, 0.825], "yaxis": "y"}, {"hoverinfo": "text", "marker": {"color": "rgb(0,116,217)"}, "mode": "lines", "type": "scatter", "x": [1256.0, 1256.0, 1368.0, 1368.0], "xaxis": "x", "y": [0.6354, 1.46, 1.46, 1.215], "yaxis": "y"}, {"hoverinfo": "text", "marker": {"color": "rgb(0,116,217)"}, "mode": "lines", "type": "scatter", "x": [1118.0, 1118.0, 1312.0, 1312.0], "xaxis": "x", "y": [1.291, 1.933, 1.933, 1.46], "yaxis": "y"}, {"hoverinfo": "text", "marker": {"color": "rgb(0,116,217)"}, "mode": "lines", "type": "scatter", "x": [995.9, 995.9, 1215.0, 1215.0], "xaxis": "x", "y": [1.387, 2.887, 2.887, 1.933], "yaxis": "y"}, {"hoverinfo": "text", "marker": {"color": "rgb(0,116,217)"}, "mode": "lines", "type": "scatter", "x": [829.5, 829.5, 1105.0, 1105.0], "xaxis": "x", "y": [2.07, 4.316, 4.316, 2.887], "yaxis": "y"}, {"hoverinfo": "text", "marker": {"color": "rgb(0,116,217)"}, "mode": "lines", "type": "scatter", "x": [544.0, 544.0, 967.5, 967.5], "xaxis": "x", "y": [2.907, 5.871, 5.871, 4.316], "yaxis": "y"}, {"hoverinfo": "text", "marker": {"color": "rgb(0,116,217)"}, "mode": "lines", "type": "scatter", "x": [122.5, 122.5, 755.7, 755.7], "xaxis": "x", "y": [3.365, 6.814, 6.814, 5.871], "yaxis": "y"}], "layout": {"autosize": false, "height": 500, "hovermode": "closest", "showlegend": false, "width": 800, "xaxis": {"mirror": "allticks", "rangemode": "tozero", "showgrid": false, "showline": true, "showticklabels": true, "tickmode": "array", "ticks": "outside", "ticktext": {"elided": "150 str values"}, "tickvals": {"elided": "150 int values"}, "type": "linear", "zeroline": false}, "yaxis": {"mirror": "allticks", "rangemode": "tozero", "showgrid": false, "showline": true, "showticklabels": true, "ticks": "outside", "type": "linear", "zeroline": false}}}
